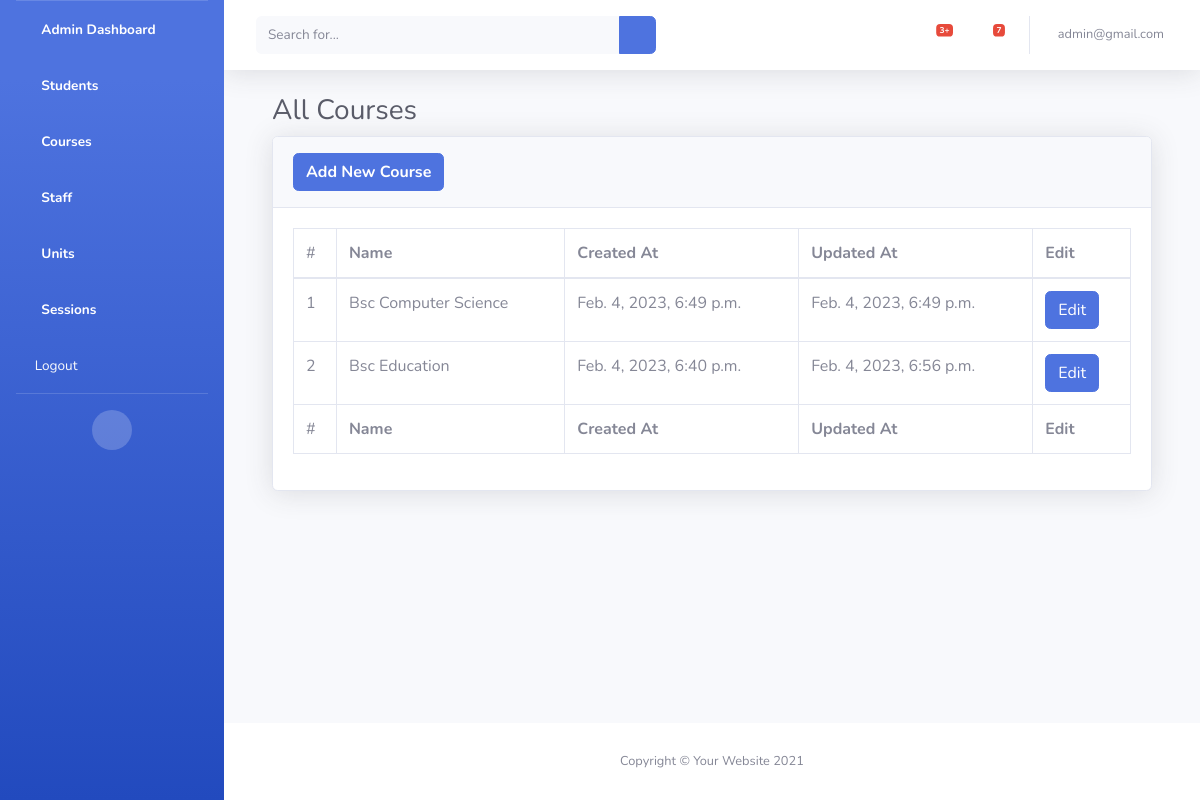
/courses (signed in), run on the app's committed database.
### users/models.py (models this page shows, shortened)
class User(AbstractBaseUser,PermissionsMixin):
    email =models.EmailField(verbose_name="email address",unique=True)
    first_name = models.CharField(max_length=15)
    last_name = models.CharField(max_length=15)
    is_admin = models.BooleanField(default=False)
    is_staff= models.BooleanField(default=False)
    is_student= models.BooleanField(default=False)
    is_parent= models.BooleanField(default=False)
    is_lecturer= models.BooleanField(default=False)
    is_superuser = models.BooleanField(default=False)
    date_registered = models.DateTimeField(auto_now_add=True)
    date_updated = models.DateTimeField(auto_now=True)
    last_login =models.DateTimeField(auto_now=True)
    is_active = models.BooleanField(default=True)
    role = models.CharField(
        max_length = 40,
        choices = ROLES
        )
    objects = UserManager()
    USERNAME_FIELD= 'email'
    REQUIRED_FIELDS = ["first_name","last_name", "role"]

class Course(models.Model):
    name = models.CharField(max_length=50, unique=True)
    created_at = models.DateTimeField(auto_now_add=True)
    updated_at = models.DateTimeField(auto_now=True)

### users/decorators.py (the view)
        def _wrapped_view(request, *args, **kwargs):
            if not request.user.is_superuser:
                messages.error(request, "You are not authorized to access this page!")
                return redirect(redirect_url)
            return view_func(request, *args, **kwargs)

### users/views.py (called while the page is built)
@user_is_superuser
def courses(request):
    courses =Course.objects.all().order_by("-created_at")
    return render(request,"admin/courses.html", context={"courses":courses})

### templates/admin/courses.html
{% extends 'main.html' %}
{% block container %}
<div class="container-fluid">
                    <h1 class="h3 mb-2 text-gray-800">All Courses</h1>
                    <div class="card shadow mb-4">
                        <div class="card-header py-3">
                            <a href="/add_course" class="m-0 font-weight-bold btn btn-primary">Add New Course</a>
                        </div>
                        <div class="card-body">
                            <div class="table-responsive">
                                <table class="table table-bordered" id="dataTable" width="100%" cellspacing="0">
                                    <thead>
                                        <tr>
                                            <td>#</td>
                                            <th>Name</th>
                                            <th>Created At</th>
                                            <th>Updated At</th>
                                            <th>Edit</th>
                                        </tr>
                                    </thead>
                                    <tfoot>
                                        <tr>
                                            <td>#</td>
                                            <th>Name</th>
                                            <th>Created At</th>
                                            <th>Updated At</th>
                                            <th>Edit</th>
                                        </tr>
                                    </tfoot>
                                   <tbody>
                                    {% if courses %}
                                    {% for course in courses   %}
                                    <tr>
                                        <td>{{forloop.counter}}</td>
                                        <td>{{course.name}}</td>
                                        <td>{{ course.created_at }}</td>
                                        <td>{{course.updated_at}}</td>
                                        <td><a href="/edit_course/{{course.id}}" class="btn btn-primary">Edit</a></td>
                                    </tr>
                                    {% endfor %}
                                        {% else %}
                                        <tr>No course has been added</tr>
                                    {% endif %}
                                   </tbody>
                                </table>
                            </div>
                        </div>
                    </div>
</div>
{% endblock container %}

### templates/navbar.html (shortened to what this page needs)
{% load static %}
{% block content %}
 <nav class="navbar navbar-expand navbar-light bg-white topbar mb-4 static-top shadow">
    <form
        class="d-none d-sm-inline-block form-inline mr-auto ml-md-3 my-2 my-md-0 mw-100 navbar-search">
        <div class="input-group">
            <input type="text" class="form-control bg-light border-0 small" placeholder="Search for..."
                aria-label="Search" aria-describedby="basic-addon2">
            <div class="input-group-append">
                <button class="btn btn-primary" type="button">
                    <i class="fas fa-search fa-sm"></i>
                </button>
            </div>
        </div>
    </form>
        <ul class="navbar-nav ml-auto">
            <li class="nav-item dropdown no-arrow mx-1">
                <a class="nav-link dropdown-toggle" href="#" id="alertsDropdown" role="button"
                    data-toggle="dropdown" aria-haspopup="true" aria-expanded="false">
                    <i class="fas fa-bell fa-fw"></i>
                    <span class="badge badge-danger badge-counter">3+</span>
                </a>
            </li>
            <li class="nav-item dropdown no-arrow mx-1">
                <a class="nav-link dropdown-toggle" href="#" id="messagesDropdown" role="button"
                    data-toggle="dropdown" aria-haspopup="true" aria-expanded="false">
                    <i class="fas fa-envelope fa-fw"></i>
                    <span class="badge badge-danger badge-counter">7</span>
                </a>
            </li>
{% if user.is_authenticated %}
  <li class="nav-item dropdown no-arrow">
    <a class="nav-link dropdown-toggle" href="#" id="userDropdown" role="button"
        data-toggle="dropdown" aria-haspopup="true" aria-expanded="false">
        <span class="mr-2 d-none d-lg-inline text-gray-600 small">{{ user.email }}</span>
    </a>
</li>
{% endif %}
        </ul>
    </nav>
{% endblock content %}

### data on the page
User: email "admin@gmail.com"
Course: name "Bsc Computer Science", created_at "Feb. 4, 2023, 6:49 p.m.", updated_at "Feb. 4, 2023, 6:49 p.m."
Course: name "Bsc Education", created_at "Feb. 4, 2023, 6:40 p.m.", updated_at "Feb. 4, 2023, 6:56 p.m."
